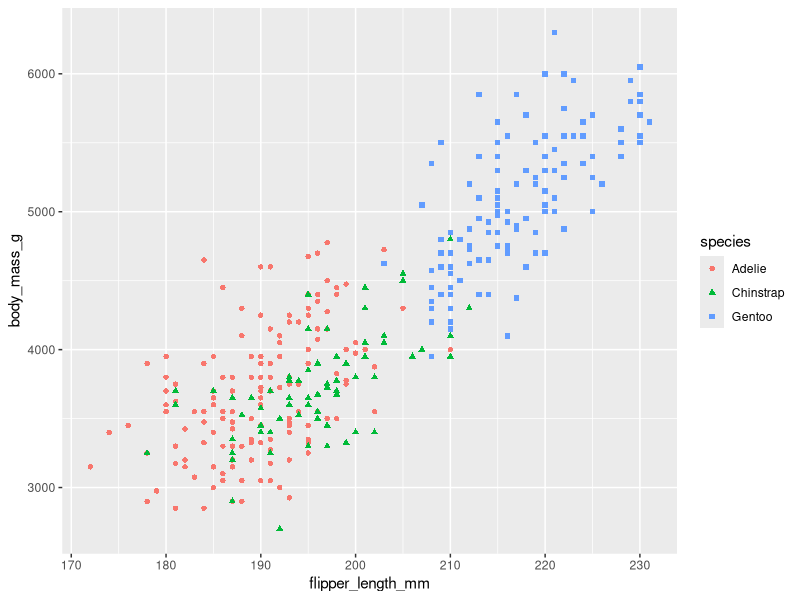
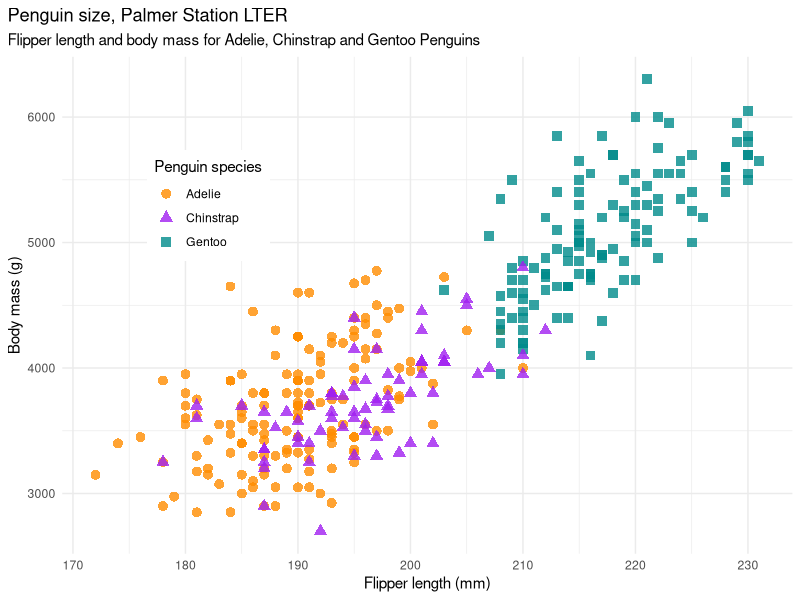
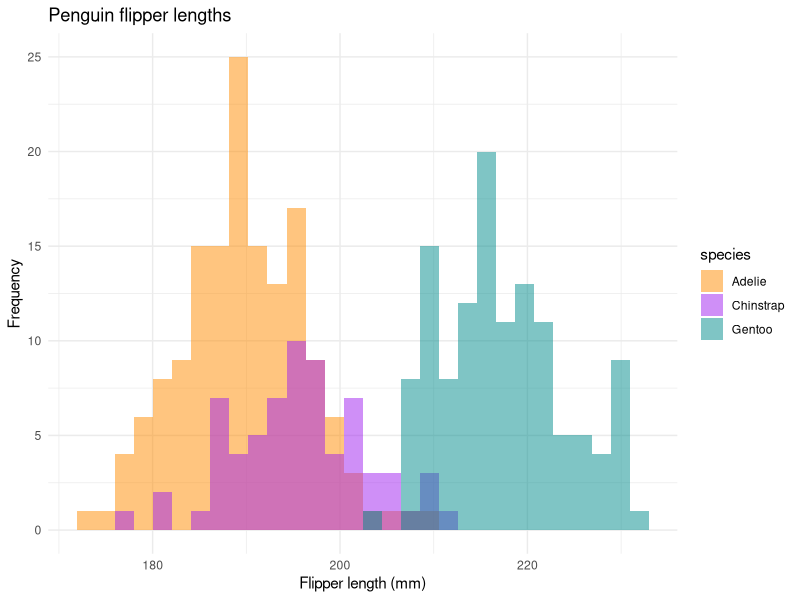

Recreate these plots in R, in order.
## ---- chunk 1
knitr::opts_chunk$set(echo = TRUE)

library(tidyverse)
library(knitr)

#install.packages(palmerpenguins)
library(palmerpenguins)

## ---- chunk 2
head(penguins)
## ---- chunk 3
penguins %>% 
  count(species) %>% 
  kable(caption = "Species Counts")

penguins %>% 
  group_by(species) %>% 
  summarize(across(where(is.numeric), mean, na.rm = TRUE)) %>% 
  kable()
## ---- chunk 4
mass_flipper <- ggplot(data = penguins, 
                       aes(x = flipper_length_mm,
                           y = body_mass_g)) +
  geom_point(aes(color = species, 
                 shape = species))
mass_flipper
## ---- chunk 5
mass_flipper <- ggplot(data = penguins, 
                       aes(x = flipper_length_mm,
                           y = body_mass_g)) +
  geom_point(aes(color = species, 
                 shape = species),
             size = 3,
             alpha = 0.8) +
  theme_minimal() +
  scale_color_manual(values = c("darkorange","purple","cyan4")) +
  labs(title = "Penguin size, Palmer Station LTER",
       subtitle = "Flipper length and body mass for Adelie, Chinstrap and Gentoo Penguins",
       x = "Flipper length (mm)",
       y = "Body mass (g)",
       color = "Penguin species",
       shape = "Penguin species") +
  theme(legend.position = c(0.2, 0.7),
        legend.background = element_rect(fill = "white", color = NA),
        plot.title.position = "plot",
        plot.caption = element_text(hjust = 0, face= "italic"),
        plot.caption.position = "plot")
mass_flipper
## ---- chunk 6
flipper_hist <- ggplot(data = penguins, aes(x = flipper_length_mm)) +
  geom_histogram(aes(fill = species), 
                 alpha = 0.5, 
                 position = "identity") +
  scale_fill_manual(values = c("darkorange","purple","cyan4")) +
  theme_minimal() +
  labs(x = "Flipper length (mm)",
       y = "Frequency",
       title = "Penguin flipper lengths")
flipper_hist
## ---- chunk 7
citation("palmerpenguins")
